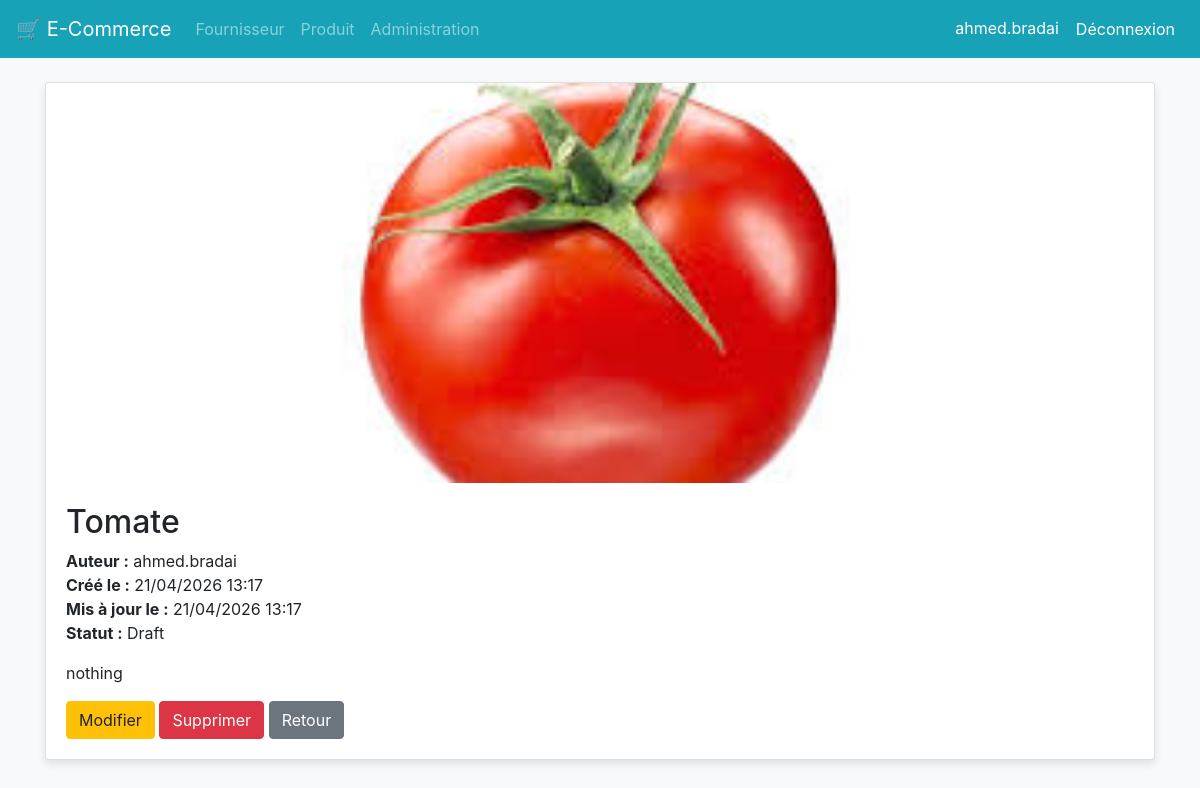
The page /blog/post/5/ (signed in) on the database its author committed.
### blog/models.py (models this page shows, shortened)
class Post(models.Model):
    title = models.CharField(max_length=200, unique=True)
    slug = models.SlugField(max_length=200, unique=True)
    author = models.ForeignKey(User, on_delete= models.CASCADE,related_name='blog_posts')
    updated_on = models.DateTimeField(auto_now= True)
    content = models.TextField()
    created_on = models.DateTimeField(auto_now_add=True)
    status = models.IntegerField(choices=STATUS, default=0)
    image = models.ImageField(blank=True)
    class Meta:
        ordering = ['-created_on']

### blog/views.py (the view)
# urls.py: path('post/<int:pk>/', PostDetailView.as_view(), name='post_detail'),
class PostDetailView(DetailView):
    model = Post
    template_name = 'blog/post_detail.html'
    context_object_name = 'post'
    def get_queryset(self):
        if self.request.user.is_authenticated:
            return Post.objects.filter(
                Q(status=1) | Q(author=self.request.user)
            ).distinct()
        return Post.objects.filter(status=1)

### templates/blog/post_detail.html (shortened to what this page needs)
{% extends 'magasin/base.html' %}
{% block content %}
<div class="container mt-4">
    <div class="card">
        {% if post.image %}
            <img src="{{ post.image.url }}" class="card-img-top" style="max-height: 400px; object-fit: cover;" alt="{{ post.title }}">
        {% endif %}
        <div class="card-body">
            <h2>{{ post.title }}</h2>
            <p>
                <strong>Auteur :</strong> {{ post.author }}<br>
                <strong>Créé le :</strong> {{ post.created_on|date:"d/m/Y H:i" }}<br>
                <strong>Mis à jour le :</strong> {{ post.updated_on|date:"d/m/Y H:i" }}<br>
                <strong>Statut :</strong> {{ post.get_status_display }}
            </p>
            <p>{{ post.content }}</p>
            <a href="{% url 'post_update' post.pk %}" class="btn btn-warning">Modifier</a>
            <a href="{% url 'post_delete' post.pk %}" class="btn btn-danger">Supprimer</a>
            <a href="{% url 'post_list' %}" class="btn btn-secondary">Retour</a>
        </div>
    </div>
</div>
{% endblock %}

### templates/magasin/base.html (shortened to what this page needs)
{% load static %}
<!DOCTYPE html>
<html lang="fr">
<head>
    <link rel="stylesheet" href="https://stackpath.bootstrapcdn.com/bootstrap/4.5.2/css/bootstrap.min.css">
    <link rel="stylesheet" type="text/css" href="{% static 'css/base.css' %}">
</head>
<body>
    <nav class="navbar navbar-expand-lg navbar-dark bg-info">
        <a class="navbar-brand" href="{% url 'home' %}">🛒 E-Commerce</a>
        <div class="collapse navbar-collapse">
            <ul class="navbar-nav mr-auto">
                <li class="nav-item">
                    <a class="nav-link" href="{% url 'nouveauFour' %}">Fournisseur</a>
                </li>
                <li class="nav-item">
                    <a class="nav-link" href="{% url 'nouveauProduit' %}">Produit</a>
                </li>
                <li class="nav-item">
                    <a class="nav-link" href="/admin">Administration</a>
                </li>
            </ul>
            <ul class="navbar-nav ml-auto">
                {% if user.is_authenticated %}
                <li class="nav-item active">
                    <a class="nav-link" href="#">{{ user }}</a>
                </li>
                <li class="nav-item">
    <form method="post" action="{% url 'logout' %}" style="display:inline;">
        <button type="submit" class="nav-link btn btn-link" style="display:inline; color:white; text-decoration:none;">
            Déconnexion
        </button>
    </form>
</li>
                {% endif %}
            </ul>
        </div>
    </nav>
    {% block content %}{% endblock %}
</body>
</html>

### static/css/base.css (style rules this page uses)
.navbar { margin-bottom: 20px; }
.card { box-shadow: 0 4px 8px rgba(0,0,0,0.1); transition: transform 0.2s; }
body { background-color: #f8f9fa; }

### rows shown on the page
Post: image (picture), title "Tomate", author "ahmed.bradai", created_on "21/04/2026 13:17", updated_on "21/04/2026 13:17", status "Draft", content "nothing"

### other values the page prints
{{ user }} "ahmed.bradai"
